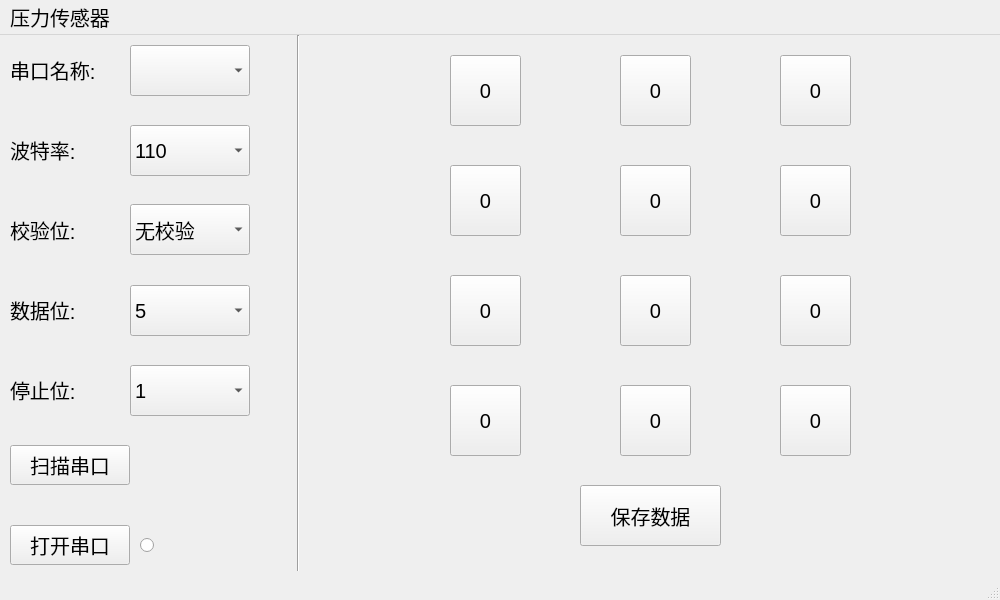
<?xml version="1.0" encoding="UTF-8"?>
<ui version="4.0">
 <class>MainWindow</class>
 <widget class="QMainWindow" name="MainWindow">
  <property name="geometry">
   <rect>
    <x>0</x>
    <y>0</y>
    <width>1000</width>
    <height>600</height>
   </rect>
  </property>
  <property name="minimumSize">
   <size>
    <width>1000</width>
    <height>600</height>
   </size>
  </property>
  <property name="maximumSize">
   <size>
    <width>1000</width>
    <height>600</height>
   </size>
  </property>
  <property name="font">
   <font>
    <pointsize>15</pointsize>
   </font>
  </property>
  <property name="windowTitle">
   <string>MainWindow</string>
  </property>
  <widget class="QWidget" name="centralwidget">
   <widget class="QLabel" name="label">
    <property name="geometry">
     <rect>
      <x>10</x>
      <y>10</y>
      <width>120</width>
      <height>50</height>
     </rect>
    </property>
    <property name="font">
     <font>
      <pointsize>15</pointsize>
     </font>
    </property>
    <property name="text">
     <string>串口名称:</string>
    </property>
   </widget>
   <widget class="QLabel" name="label_2">
    <property name="geometry">
     <rect>
      <x>10</x>
      <y>90</y>
      <width>120</width>
      <height>50</height>
     </rect>
    </property>
    <property name="font">
     <font>
      <pointsize>15</pointsize>
     </font>
    </property>
    <property name="text">
     <string>波特率:</string>
    </property>
   </widget>
   <widget class="QLabel" name="label_3">
    <property name="geometry">
     <rect>
      <x>10</x>
      <y>170</y>
      <width>120</width>
      <height>50</height>
     </rect>
    </property>
    <property name="font">
     <font>
      <pointsize>15</pointsize>
     </font>
    </property>
    <property name="text">
     <string>校验位:</string>
    </property>
   </widget>
   <widget class="QLabel" name="label_4">
    <property name="geometry">
     <rect>
      <x>10</x>
      <y>250</y>
      <width>120</width>
      <height>50</height>
     </rect>
    </property>
    <property name="font">
     <font>
      <pointsize>15</pointsize>
     </font>
    </property>
    <property name="text">
     <string>数据位:</string>
    </property>
   </widget>
   <widget class="QComboBox" name="name">
    <property name="geometry">
     <rect>
      <x>130</x>
      <y>10</y>
      <width>120</width>
      <height>51</height>
     </rect>
    </property>
    <property name="font">
     <font>
      <pointsize>15</pointsize>
     </font>
    </property>
   </widget>
   <widget class="QComboBox" name="botelu">
    <property name="geometry">
     <rect>
      <x>130</x>
      <y>90</y>
      <width>120</width>
      <height>51</height>
     </rect>
    </property>
    <item>
     <property name="text">
      <string>110</string>
     </property>
    </item>
    <item>
     <property name="text">
      <string>300</string>
     </property>
    </item>
    <item>
     <property name="text">
      <string>600</string>
     </property>
    </item>
    <item>
     <property name="text">
      <string>1200</string>
     </property>
    </item>
    <item>
     <property name="text">
      <string>2400</string>
     </property>
    </item>
    <item>
     <property name="text">
      <string>4800</string>
     </property>
    </item>
    <item>
     <property name="text">
      <string>9600</string>
     </property>
    </item>
    <item>
     <property name="text">
      <string>14400</string>
     </property>
    </item>
    <item>
     <property name="text">
      <string>19200</string>
     </property>
    </item>
    <item>
     <property name="text">
      <string>38400</string>
     </property>
    </item>
    <item>
     <property name="text">
      <string>43000</string>
     </property>
    </item>
    <item>
     <property name="text">
      <string>56000</string>
     </property>
    </item>
    <item>
     <property name="text">
      <string>57600</string>
     </property>
    </item>
    <item>
     <property name="text">
      <string>115200</string>
     </property>
    </item>
    <item>
     <property name="text">
      <string>128000</string>
     </property>
    </item>
    <item>
     <property name="text">
      <string>256000</string>
     </property>
    </item>
    <item>
     <property name="text">
      <string>460800</string>
     </property>
    </item>
    <item>
     <property name="text">
      <string>921600</string>
     </property>
    </item>
    <item>
     <property name="text">
      <string>1382400</string>
     </property>
    </item>
   </widget>
   <widget class="QLabel" name="label_5">
    <property name="geometry">
     <rect>
      <x>10</x>
      <y>330</y>
      <width>120</width>
      <height>50</height>
     </rect>
    </property>
    <property name="font">
     <font>
      <pointsize>15</pointsize>
     </font>
    </property>
    <property name="text">
     <string>停止位:</string>
    </property>
   </widget>
   <widget class="QComboBox" name="jiaoyanwei">
    <property name="geometry">
     <rect>
      <x>130</x>
      <y>169</y>
      <width>120</width>
      <height>51</height>
     </rect>
    </property>
    <item>
     <property name="text">
      <string>无校验</string>
     </property>
    </item>
    <item>
     <property name="text">
      <string>偶校验</string>
     </property>
    </item>
    <item>
     <property name="text">
      <string>奇校验</string>
     </property>
    </item>
   </widget>
   <widget class="QComboBox" name="shujuwei">
    <property name="geometry">
     <rect>
      <x>130</x>
      <y>250</y>
      <width>120</width>
      <height>51</height>
     </rect>
    </property>
    <item>
     <property name="text">
      <string>5</string>
     </property>
    </item>
    <item>
     <property name="text">
      <string>6</string>
     </property>
    </item>
    <item>
     <property name="text">
      <string>7</string>
     </property>
    </item>
    <item>
     <property name="text">
      <string>8</string>
     </property>
    </item>
   </widget>
   <widget class="QComboBox" name="tingzhiwei">
    <property name="geometry">
     <rect>
      <x>130</x>
      <y>330</y>
      <width>120</width>
      <height>51</height>
     </rect>
    </property>
    <item>
     <property name="text">
      <string>1</string>
     </property>
    </item>
    <item>
     <property name="text">
      <string>1.5</string>
     </property>
    </item>
    <item>
     <property name="text">
      <string>2</string>
     </property>
    </item>
   </widget>
   <widget class="QPushButton" name="turnon">
    <property name="geometry">
     <rect>
      <x>10</x>
      <y>490</y>
      <width>120</width>
      <height>40</height>
     </rect>
    </property>
    <property name="text">
     <string>打开串口</string>
    </property>
   </widget>
   <widget class="QPushButton" name="scan">
    <property name="geometry">
     <rect>
      <x>10</x>
      <y>410</y>
      <width>120</width>
      <height>40</height>
     </rect>
    </property>
    <property name="text">
     <string>扫描串口</string>
    </property>
   </widget>
   <widget class="QRadioButton" name="radioButton">
    <property name="geometry">
     <rect>
      <x>140</x>
      <y>490</y>
      <width>101</width>
      <height>41</height>
     </rect>
    </property>
    <property name="text">
     <string/>
    </property>
   </widget>
   <widget class="Line" name="line">
    <property name="geometry">
     <rect>
      <x>290</x>
      <y>0</y>
      <width>16</width>
      <height>551</height>
     </rect>
    </property>
    <property name="orientation">
     <enum>Qt::Vertical</enum>
    </property>
   </widget>
   <widget class="QPushButton" name="M11">
    <property name="geometry">
     <rect>
      <x>450</x>
      <y>20</y>
      <width>71</width>
      <height>71</height>
     </rect>
    </property>
    <property name="text">
     <string>0</string>
    </property>
   </widget>
   <widget class="QPushButton" name="M21">
    <property name="geometry">
     <rect>
      <x>620</x>
      <y>20</y>
      <width>71</width>
      <height>71</height>
     </rect>
    </property>
    <property name="text">
     <string>0</string>
    </property>
   </widget>
   <widget class="QPushButton" name="M31">
    <property name="geometry">
     <rect>
      <x>780</x>
      <y>20</y>
      <width>71</width>
      <height>71</height>
     </rect>
    </property>
    <property name="text">
     <string>0</string>
    </property>
   </widget>
   <widget class="QPushButton" name="M12">
    <property name="geometry">
     <rect>
      <x>450</x>
      <y>130</y>
      <width>71</width>
      <height>71</height>
     </rect>
    </property>
    <property name="text">
     <string>0</string>
    </property>
   </widget>
   <widget class="QPushButton" name="M22">
    <property name="geometry">
     <rect>
      <x>620</x>
      <y>130</y>
      <width>71</width>
      <height>71</height>
     </rect>
    </property>
    <property name="text">
     <string>0</string>
    </property>
   </widget>
   <widget class="QPushButton" name="M32">
    <property name="geometry">
     <rect>
      <x>780</x>
      <y>130</y>
      <width>71</width>
      <height>71</height>
     </rect>
    </property>
    <property name="text">
     <string>0</string>
    </property>
   </widget>
   <widget class="QPushButton" name="M13">
    <property name="geometry">
     <rect>
      <x>450</x>
      <y>240</y>
      <width>71</width>
      <height>71</height>
     </rect>
    </property>
    <property name="text">
     <string>0</string>
    </property>
   </widget>
   <widget class="QPushButton" name="M23">
    <property name="geometry">
     <rect>
      <x>620</x>
      <y>240</y>
      <width>71</width>
      <height>71</height>
     </rect>
    </property>
    <property name="text">
     <string>0</string>
    </property>
   </widget>
   <widget class="QPushButton" name="M33">
    <property name="geometry">
     <rect>
      <x>780</x>
      <y>240</y>
      <width>71</width>
      <height>71</height>
     </rect>
    </property>
    <property name="text">
     <string>0</string>
    </property>
   </widget>
   <widget class="QPushButton" name="M14">
    <property name="geometry">
     <rect>
      <x>450</x>
      <y>350</y>
      <width>71</width>
      <height>71</height>
     </rect>
    </property>
    <property name="text">
     <string>0</string>
    </property>
   </widget>
   <widget class="QPushButton" name="M34">
    <property name="geometry">
     <rect>
      <x>780</x>
      <y>350</y>
      <width>71</width>
      <height>71</height>
     </rect>
    </property>
    <property name="text">
     <string>0</string>
    </property>
   </widget>
   <widget class="QPushButton" name="M24">
    <property name="geometry">
     <rect>
      <x>620</x>
      <y>350</y>
      <width>71</width>
      <height>71</height>
     </rect>
    </property>
    <property name="text">
     <string>0</string>
    </property>
   </widget>
   <widget class="QPushButton" name="save">
    <property name="geometry">
     <rect>
      <x>580</x>
      <y>450</y>
      <width>141</width>
      <height>61</height>
     </rect>
    </property>
    <property name="text">
     <string>保存数据</string>
    </property>
   </widget>
  </widget>
  <widget class="QMenuBar" name="menubar">
   <property name="geometry">
    <rect>
     <x>0</x>
     <y>0</y>
     <width>1000</width>
     <height>23</height>
    </rect>
   </property>
   <widget class="QMenu" name="menu">
    <property name="title">
     <string>压力传感器</string>
    </property>
   </widget>
   <addaction name="menu"/>
  </widget>
  <widget class="QStatusBar" name="statusbar"/>
 </widget>
 <resources/>
 <connections/>
</ui>
